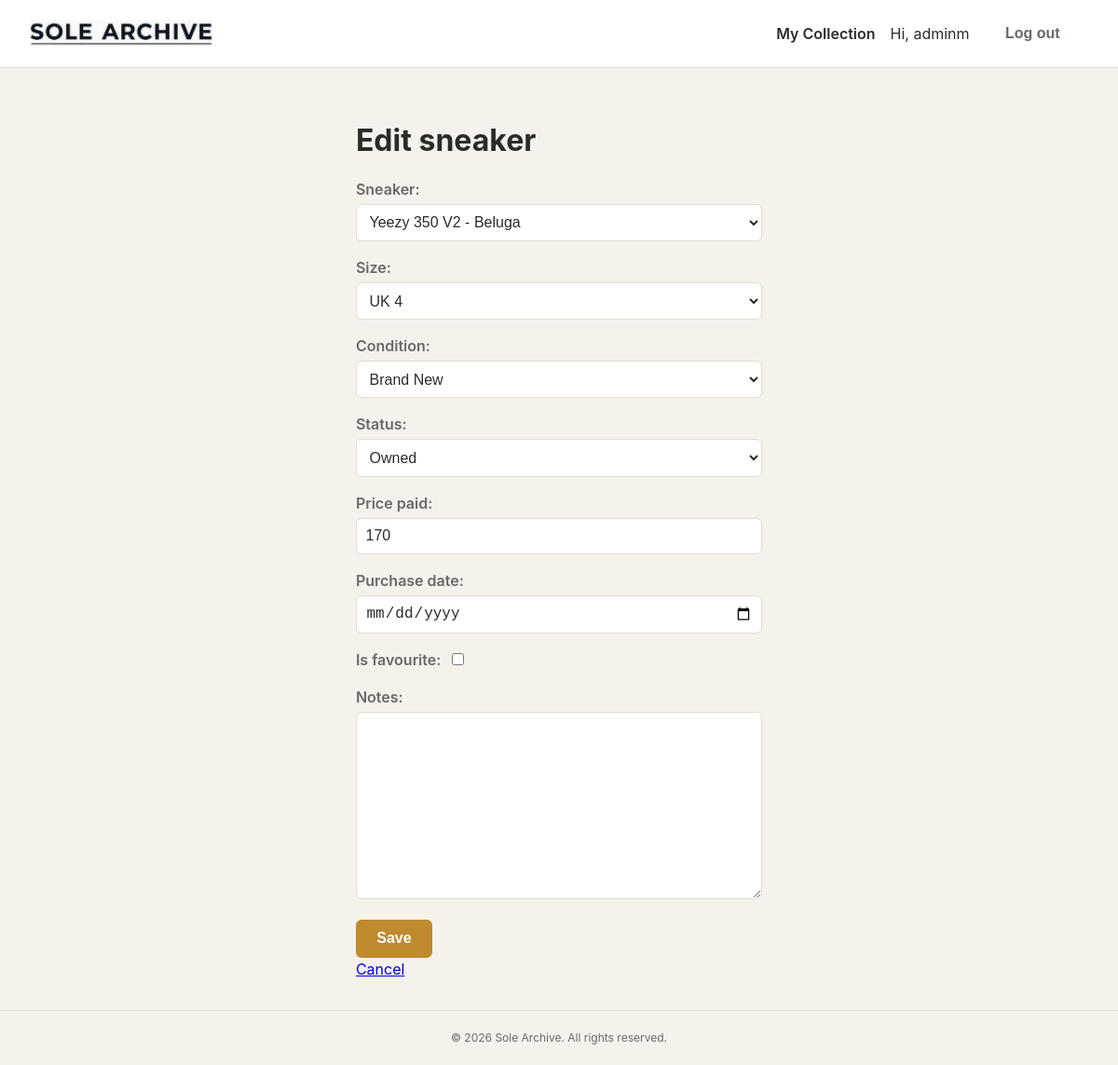
Page /collection/4/edit/ (signed in) on the earlier database version.
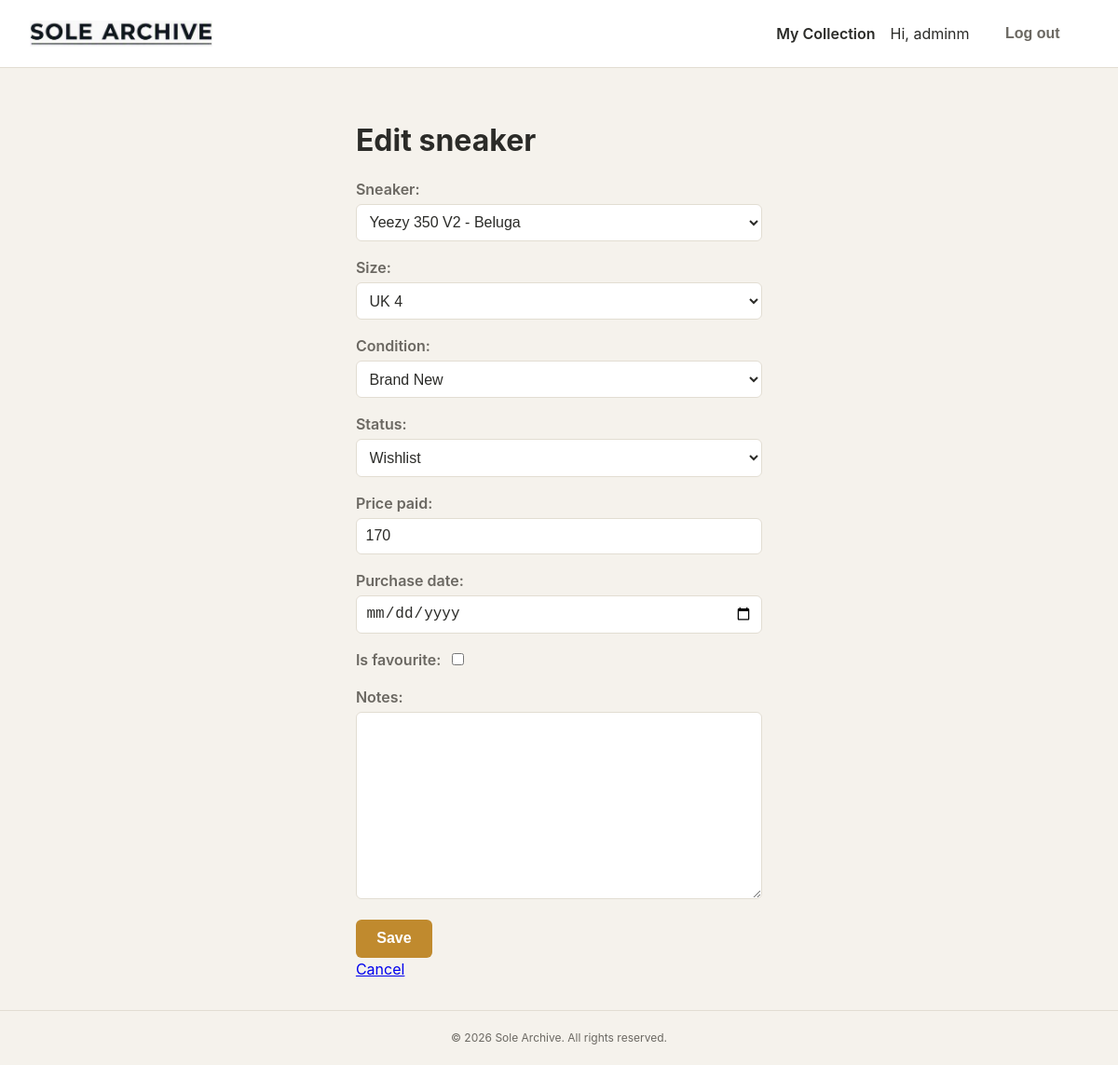
Same page on the later database version.
### collection/models.py (models this page shows, shortened)
class CollectionItem(models.Model):
    CONDITION_CHOICES = [
        ('new', 'Brand New'),
        ('used', 'Used'),
    ]
    STATUS_CHOICES = [
        ('owned', 'Owned'),
        ('wishlist', 'Wishlist'),
    ]
    UK_SIZE_CHOICES = [
        ('3', 'UK 3'), ('3.5', 'UK 3.5'),
        ('4', 'UK 4'), ('4.5', 'UK 4.5'),
        ('5', 'UK 5'), ('5.5', 'UK 5.5'),
        ('6', 'UK 6'), ('6.5', 'UK 6.5'),
        ('7', 'UK 7'), ('7.5', 'UK 7.5'),
        ('8', 'UK 8'), ('8.5', 'UK 8.5'),
        ('9', 'UK 9'), ('9.5', 'UK 9.5'),
        ('10', 'UK 10'), ('10.5', 'UK 10.5'),
        ('11', 'UK 11'), ('11.5', 'UK 11.5'),
        ('12', 'UK 12'), ('12.5', 'UK 12.5'),
        ('13', 'UK 13'), ('13.5', 'UK 13.5'),
        ('14', 'UK 14'),
    ]
    user = models.ForeignKey(User, on_delete=models.CASCADE)
    sneaker = models.ForeignKey(Sneaker, on_delete=models.CASCADE)
    size = models.CharField(max_length=4, choices=UK_SIZE_CHOICES)  # UK size
    condition = models.CharField(max_length=10, choices=CONDITION_CHOICES, default='new')
    status = models.CharField(max_length=10, choices=STATUS_CHOICES, default='owned')
    price_paid = models.PositiveIntegerField(blank=True, null=True)  # whole pounds (£), no pence
    purchase_date = models.DateField(blank=True, null=True)
    is_favourite = models.BooleanField(default=False)
    notes = models.TextField(blank=True)
    date_added = models.DateTimeField(auto_now_add=True)

### collection/views.py (the view)
# urls.py: path('collection/<int:pk>/edit/', views.collection_update, name='collection_update'),
@login_required
def collection_update(request, pk):
    item = get_object_or_404(CollectionItem, pk=pk, user=request.user)
    if request.method == 'POST':
        form = CollectionItemForm(request.POST, request.FILES, instance=item)
        if form.is_valid():
            form.save()
            messages.success(request, f'"{item.sneaker}" was updated.')
            return redirect('collection_detail', pk=item.pk)
    else:
        form = CollectionItemForm(instance=item)
    return render(request, 'collection/collection_form.html', {'form': form})

### collection/forms.py
class CollectionItemForm(forms.ModelForm):
    class Meta:
        model = CollectionItem
        fields = ['sneaker', 'size', 'condition', 'status', 'price_paid', 'purchase_date', 'is_favourite', 'notes']
        widgets = {
            'purchase_date': forms.DateInput(attrs={'type': 'date'}),
        }

### collection/models.py (called while the page is built)
    def __str__(self):
        return self.brand.name + " " + self.silhouette + " - " + self.colorway

### templates/collection/collection_form.html (shortened to what this page needs)
{% extends 'base.html' %}
{% block content %}
    <h1>
        {% if form.instance.pk %}
            Edit sneaker
        {% else %}
            Add sneaker
        {% endif %}
    </h1>
    <form method="post" enctype="multipart/form-data">
        {{ form.as_p }}
        <button type="submit">Save</button>
    </form>
    <a href="{% url 'collection_list' %}">Cancel</a>
{% endblock %}

Differences in the rows shown:
changed CollectionItem "Yeezy 350 V2 - Beluga": status "Owned" → "Wishlist"
